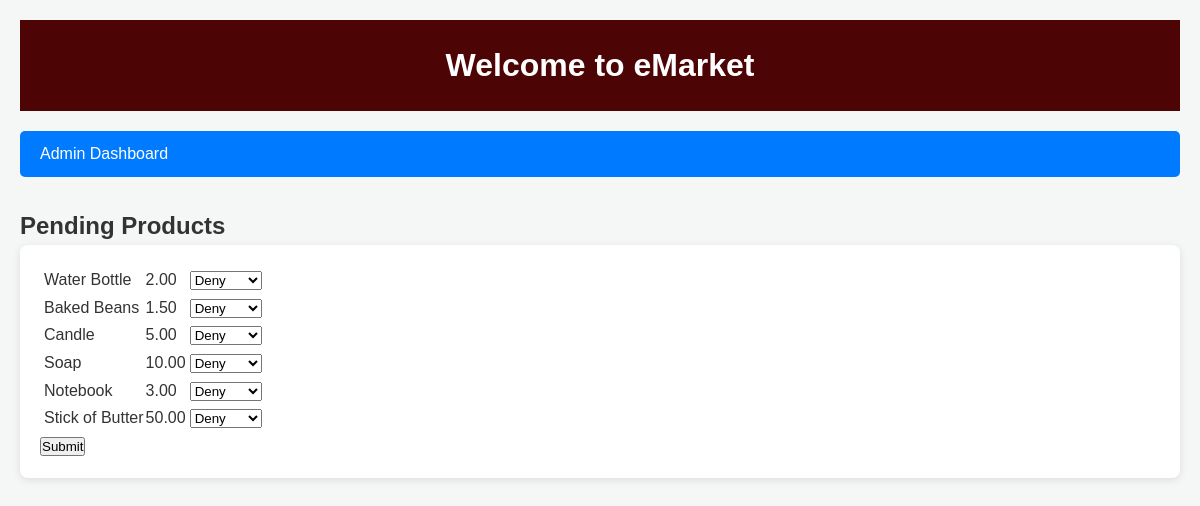
Before: /admin_product_list/ (signed in) with the older database file.
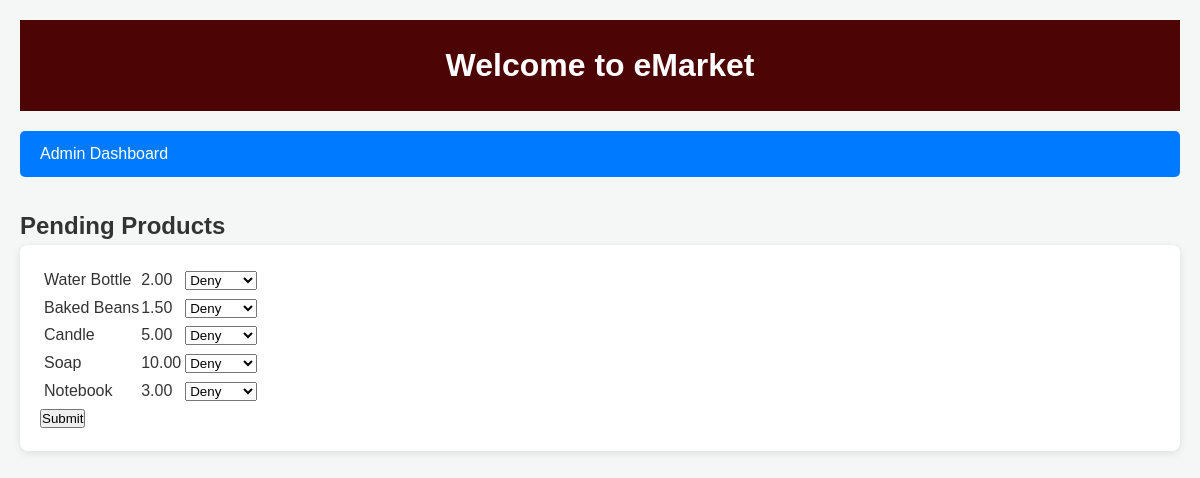
After: the same page with the newer database file.
### app/models.py (models this page shows, shortened)
class Product(models.Model):
    name = models.CharField(max_length=100)
    price = models.DecimalField(decimal_places=2, max_digits=10,default=0, validators=[MinValueValidator(0, message='Please enter a valid price.')],) # type: ignore
    description = models.CharField(max_length=250, default="")
    stock = models.PositiveIntegerField(default=1)
    date_created = models.DateTimeField(null=True,auto_now_add=True)
    seller = models.ForeignKey(User, on_delete=models.CASCADE, null=True, limit_choices_to={'user_type': 'seller'}, related_name='products')
    image = models.ImageField(default="default.jpeg", upload_to="media/", blank=True)
    pending = models.BooleanField(default=True)

### app/views.py (the view, shortened to what this page needs)
# urls.py: path('admin_product_list/', views.admin_product_list, name='admin_product_list'),
@login_required
def admin_product_list(request):
    products = Product.objects.filter(pending=True)
    ProductManagementFormSet = formset_factory(ProductManagementForm, extra=0)
    formset = ProductManagementFormSet(initial=[
        {
            'id': product.id,
            'name': product.name,
            'price': product.price,
            'pending': True
        } for product in products
    ])
    return render(request, 'app/admin_product_list.html', {'formset': formset, 'products': products})

### app/templates/app/admin_product_list.html (shortened to what this page needs)
<!DOCTYPE html>
<html lang="en">
<head>
    {%load static%}
    <link rel="stylesheet" href="{% static 'app/admin_product_list.css' %}">
</head>
<body>
    <header>
        <h1 class="header-title">Welcome to eMarket</h1>
    </header>
    <nav class="navbar">
        <a class="button" href="{% url 'admin_dashboard' %}">Admin Dashboard</a>
    </nav>
  <h2>Pending Products</h2>
  <form method="post" action="{% url 'admin_product_list' %}" class="dashboard">
    <table >
        {% for form in formset %}
            <tr>
                <td>{{ form.name.value }}</td>
                <td>{{ form.price.value }}</td>
                <td>{{ form.pending }}</td>
            </tr>
        {% empty %}
            <p>No pending products to approve.</p>
        {% endfor %}
    </table>
    <button type="submit">Submit</button>
</form>
</html>

Changed rows visible on the page:
removed Product: name.value "Stick of Butter", price.value "50.00"
Other visible differences:
list line gone: "Deny"
